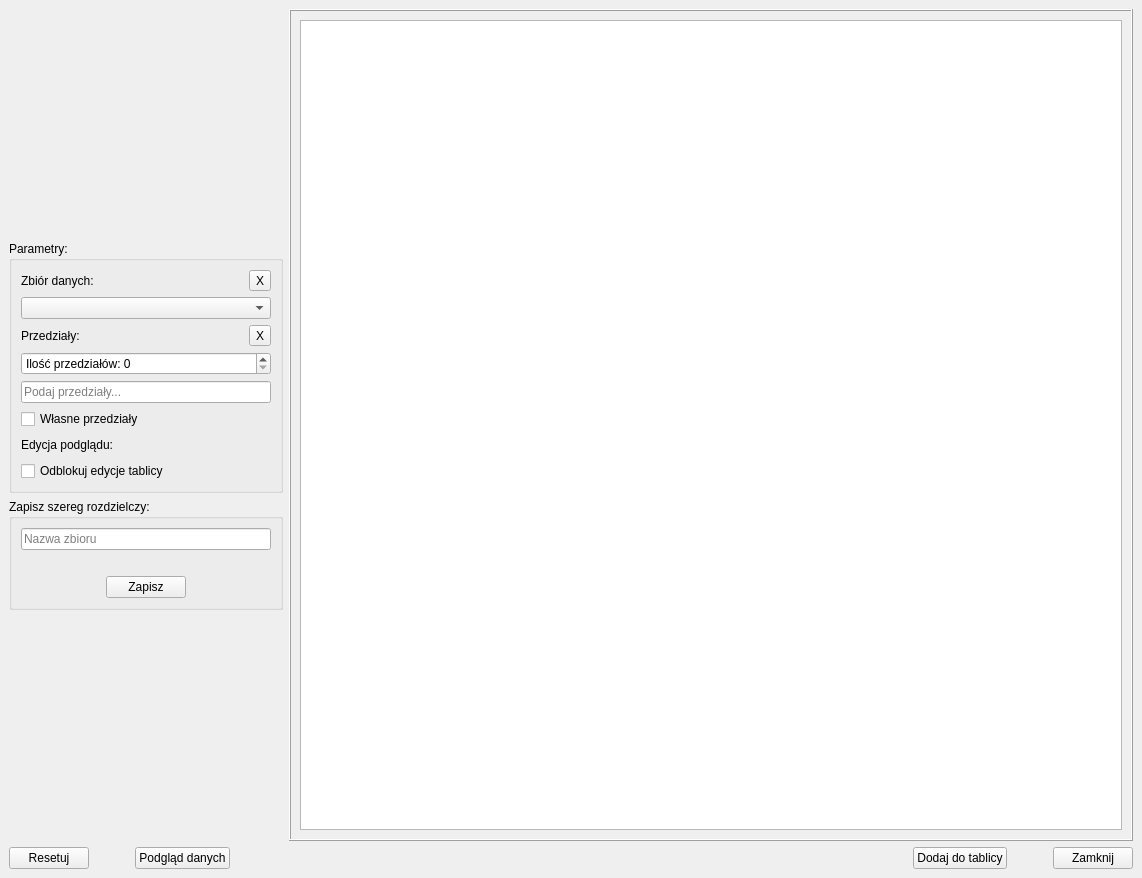
<?xml version="1.0" encoding="UTF-8"?>
<ui version="4.0">
 <class>MainWindow_Distribution_Series</class>
 <widget class="QMainWindow" name="MainWindow_Distribution_Series">
  <property name="windowModality">
   <enum>Qt::WindowModal</enum>
  </property>
  <property name="geometry">
   <rect>
    <x>0</x>
    <y>0</y>
    <width>1142</width>
    <height>878</height>
   </rect>
  </property>
  <property name="windowTitle">
   <string>Szereg rozdzielczy</string>
  </property>
  <widget class="QWidget" name="centralwidget">
   <layout class="QVBoxLayout" name="verticalLayout_12">
    <item>
     <layout class="QHBoxLayout" name="horizontalLayout_2">
      <item>
       <layout class="QHBoxLayout" name="horizontalLayout">
        <item>
         <layout class="QVBoxLayout" name="verticalLayout_2">
          <item>
           <spacer name="verticalSpacer_2">
            <property name="orientation">
             <enum>Qt::Vertical</enum>
            </property>
            <property name="sizeHint" stdset="0">
             <size>
              <width>20</width>
              <height>40</height>
             </size>
            </property>
           </spacer>
          </item>
          <item>
           <widget class="QGroupBox" name="groupBox">
            <property name="sizePolicy">
             <sizepolicy hsizetype="Fixed" vsizetype="Fixed">
              <horstretch>0</horstretch>
              <verstretch>0</verstretch>
             </sizepolicy>
            </property>
            <property name="title">
             <string>Parametry:</string>
            </property>
            <layout class="QVBoxLayout" name="verticalLayout_13">
             <item>
              <layout class="QVBoxLayout" name="verticalLayout_3">
               <item>
                <layout class="QHBoxLayout" name="horizontalLayout_3">
                 <item>
                  <widget class="QLabel" name="label">
                   <property name="text">
                    <string>Zbiór danych:</string>
                   </property>
                  </widget>
                 </item>
                 <item>
                  <spacer name="horizontalSpacer">
                   <property name="orientation">
                    <enum>Qt::Horizontal</enum>
                   </property>
                   <property name="sizeHint" stdset="0">
                    <size>
                     <width>40</width>
                     <height>20</height>
                    </size>
                   </property>
                  </spacer>
                 </item>
                 <item>
                  <widget class="QToolButton" name="toolButton_Data_Column">
                   <property name="text">
                    <string>X</string>
                   </property>
                  </widget>
                 </item>
                </layout>
               </item>
               <item>
                <widget class="QComboBox" name="comboBox_Data_Column">
                 <property name="minimumSize">
                  <size>
                   <width>250</width>
                   <height>0</height>
                  </size>
                 </property>
                 <property name="placeholderText">
                  <string>Wybierz kolumne danych...</string>
                 </property>
                </widget>
               </item>
              </layout>
             </item>
             <item>
              <layout class="QVBoxLayout" name="verticalLayout_4">
               <item>
                <layout class="QHBoxLayout" name="horizontalLayout_5">
                 <item>
                  <widget class="QLabel" name="label_2">
                   <property name="text">
                    <string>Przedziały:</string>
                   </property>
                  </widget>
                 </item>
                 <item>
                  <spacer name="horizontalSpacer_7">
                   <property name="orientation">
                    <enum>Qt::Horizontal</enum>
                   </property>
                   <property name="sizeHint" stdset="0">
                    <size>
                     <width>40</width>
                     <height>20</height>
                    </size>
                   </property>
                  </spacer>
                 </item>
                 <item>
                  <widget class="QToolButton" name="toolButton_Bins">
                   <property name="text">
                    <string>X</string>
                   </property>
                  </widget>
                 </item>
                </layout>
               </item>
               <item>
                <widget class="QSpinBox" name="spinBox_Bins">
                 <property name="prefix">
                  <string>Ilość przedziałów: </string>
                 </property>
                 <property name="maximum">
                  <number>99</number>
                 </property>
                </widget>
               </item>
               <item>
                <widget class="QLineEdit" name="lineEdit_Custom_Bins">
                 <property name="inputMethodHints">
                  <set>Qt::ImhNone</set>
                 </property>
                 <property name="placeholderText">
                  <string>Podaj przedziały...</string>
                 </property>
                 <property name="clearButtonEnabled">
                  <bool>false</bool>
                 </property>
                </widget>
               </item>
               <item>
                <widget class="QCheckBox" name="checkBox_Use_Custom_Bins">
                 <property name="text">
                  <string>Własne przedziały</string>
                 </property>
                </widget>
               </item>
              </layout>
             </item>
             <item>
              <layout class="QVBoxLayout" name="verticalLayout_16">
               <item>
                <layout class="QHBoxLayout" name="horizontalLayout_15">
                 <item>
                  <widget class="QLabel" name="label_12">
                   <property name="text">
                    <string>Edycja podglądu:</string>
                   </property>
                  </widget>
                 </item>
                 <item>
                  <spacer name="horizontalSpacer_14">
                   <property name="orientation">
                    <enum>Qt::Horizontal</enum>
                   </property>
                   <property name="sizeHint" stdset="0">
                    <size>
                     <width>40</width>
                     <height>20</height>
                    </size>
                   </property>
                  </spacer>
                 </item>
                </layout>
               </item>
               <item>
                <widget class="QCheckBox" name="checkBox_Board_Is_Enabled">
                 <property name="text">
                  <string>Odblokuj edycje tablicy</string>
                 </property>
                 <property name="checked">
                  <bool>false</bool>
                 </property>
                </widget>
               </item>
              </layout>
             </item>
            </layout>
           </widget>
          </item>
          <item>
           <widget class="QGroupBox" name="groupBox_2">
            <property name="sizePolicy">
             <sizepolicy hsizetype="Fixed" vsizetype="Fixed">
              <horstretch>0</horstretch>
              <verstretch>0</verstretch>
             </sizepolicy>
            </property>
            <property name="title">
             <string>Zapisz szereg rozdzielczy:</string>
            </property>
            <layout class="QVBoxLayout" name="verticalLayout">
             <item>
              <widget class="QLineEdit" name="lineEdit_Data_Frame_Name">
               <property name="minimumSize">
                <size>
                 <width>250</width>
                 <height>0</height>
                </size>
               </property>
               <property name="placeholderText">
                <string>Nazwa zbioru</string>
               </property>
              </widget>
             </item>
             <item>
              <widget class="QLabel" name="label_Data_Frame_Save_Error_Message">
               <property name="text">
                <string/>
               </property>
              </widget>
             </item>
             <item>
              <layout class="QHBoxLayout" name="horizontalLayout_4">
               <item>
                <spacer name="horizontalSpacer_4">
                 <property name="orientation">
                  <enum>Qt::Horizontal</enum>
                 </property>
                 <property name="sizeHint" stdset="0">
                  <size>
                   <width>40</width>
                   <height>20</height>
                  </size>
                 </property>
                </spacer>
               </item>
               <item>
                <widget class="QPushButton" name="pushButton_Save_As_Data_Frame">
                 <property name="text">
                  <string>Zapisz</string>
                 </property>
                </widget>
               </item>
               <item>
                <spacer name="horizontalSpacer_5">
                 <property name="orientation">
                  <enum>Qt::Horizontal</enum>
                 </property>
                 <property name="sizeHint" stdset="0">
                  <size>
                   <width>40</width>
                   <height>20</height>
                  </size>
                 </property>
                </spacer>
               </item>
              </layout>
             </item>
            </layout>
           </widget>
          </item>
          <item>
           <spacer name="verticalSpacer">
            <property name="orientation">
             <enum>Qt::Vertical</enum>
            </property>
            <property name="sizeHint" stdset="0">
             <size>
              <width>20</width>
              <height>40</height>
             </size>
            </property>
           </spacer>
          </item>
         </layout>
        </item>
       </layout>
      </item>
      <item>
       <widget class="QFrame" name="frame">
        <property name="frameShape">
         <enum>QFrame::Box</enum>
        </property>
        <property name="frameShadow">
         <enum>QFrame::Raised</enum>
        </property>
        <layout class="QVBoxLayout" name="verticalLayout_14">
         <item>
          <widget class="QTextEdit" name="textEdit_Preview_Board">
           <property name="enabled">
            <bool>true</bool>
           </property>
           <property name="sizePolicy">
            <sizepolicy hsizetype="Expanding" vsizetype="Expanding">
             <horstretch>0</horstretch>
             <verstretch>0</verstretch>
            </sizepolicy>
           </property>
           <property name="font">
            <font>
             <family>Segoe UI</family>
             <pointsize>14</pointsize>
            </font>
           </property>
           <property name="styleSheet">
            <string notr="true">QTextEdit{
font-size: 14pt;
font-family: &quot;Segoe UI&quot;;
}</string>
           </property>
           <property name="readOnly">
            <bool>true</bool>
           </property>
           <property name="html">
            <string>&lt;!DOCTYPE HTML PUBLIC &quot;-//W3C//DTD HTML 4.0//EN&quot; &quot;http://www.w3.org/TR/REC-html40/strict.dtd&quot;&gt;
&lt;html&gt;&lt;head&gt;&lt;meta name=&quot;qrichtext&quot; content=&quot;1&quot; /&gt;&lt;meta charset=&quot;utf-8&quot; /&gt;&lt;style type=&quot;text/css&quot;&gt;
p, li { white-space: pre-wrap; }
hr { height: 1px; border-width: 0; }
li.unchecked::marker { content: &quot;\2610&quot;; }
li.checked::marker { content: &quot;\2612&quot;; }
&lt;/style&gt;&lt;/head&gt;&lt;body style=&quot; font-family:'Segoe UI'; font-size:14pt; font-weight:400; font-style:normal;&quot;&gt;
&lt;p style=&quot;-qt-paragraph-type:empty; margin-top:0px; margin-bottom:0px; margin-left:0px; margin-right:0px; -qt-block-indent:0; text-indent:0px;&quot;&gt;&lt;br /&gt;&lt;/p&gt;&lt;/body&gt;&lt;/html&gt;</string>
           </property>
          </widget>
         </item>
        </layout>
       </widget>
      </item>
     </layout>
    </item>
    <item>
     <layout class="QHBoxLayout" name="horizontalLayout_11">
      <item>
       <widget class="QPushButton" name="pushButton_Reset_Options">
        <property name="text">
         <string>Resetuj</string>
        </property>
       </widget>
      </item>
      <item>
       <spacer name="horizontalSpacer_6">
        <property name="orientation">
         <enum>Qt::Horizontal</enum>
        </property>
        <property name="sizeType">
         <enum>QSizePolicy::Fixed</enum>
        </property>
        <property name="sizeHint" stdset="0">
         <size>
          <width>40</width>
          <height>20</height>
         </size>
        </property>
       </spacer>
      </item>
      <item>
       <widget class="QPushButton" name="pushButton_Data_Preview">
        <property name="text">
         <string>Podgląd danych</string>
        </property>
       </widget>
      </item>
      <item>
       <spacer name="horizontalSpacer_2">
        <property name="orientation">
         <enum>Qt::Horizontal</enum>
        </property>
        <property name="sizeHint" stdset="0">
         <size>
          <width>40</width>
          <height>20</height>
         </size>
        </property>
       </spacer>
      </item>
      <item>
       <widget class="QPushButton" name="pushButton_Add_To_Board">
        <property name="text">
         <string>Dodaj do tablicy</string>
        </property>
       </widget>
      </item>
      <item>
       <spacer name="horizontalSpacer_3">
        <property name="orientation">
         <enum>Qt::Horizontal</enum>
        </property>
        <property name="sizeType">
         <enum>QSizePolicy::Fixed</enum>
        </property>
        <property name="sizeHint" stdset="0">
         <size>
          <width>40</width>
          <height>20</height>
         </size>
        </property>
       </spacer>
      </item>
      <item>
       <widget class="QPushButton" name="pushButton_Close">
        <property name="text">
         <string>Zamknij</string>
        </property>
       </widget>
      </item>
     </layout>
    </item>
   </layout>
  </widget>
 </widget>
 <resources/>
 <connections>
  <connection>
   <sender>toolButton_Data_Column</sender>
   <signal>clicked()</signal>
   <receiver>comboBox_Data_Column</receiver>
   <slot>clearEditText()</slot>
   <hints>
    <hint type="sourcelabel">
     <x>335</x>
     <y>79</y>
    </hint>
    <hint type="destinationlabel">
     <x>184</x>
     <y>108</y>
    </hint>
   </hints>
  </connection>
  <connection>
   <sender>pushButton_Close</sender>
   <signal>clicked()</signal>
   <receiver>MainWindow_Distribution_Series</receiver>
   <slot>close()</slot>
   <hints>
    <hint type="sourcelabel">
     <x>1094</x>
     <y>782</y>
    </hint>
    <hint type="destinationlabel">
     <x>570</x>
     <y>402</y>
    </hint>
   </hints>
  </connection>
  <connection>
   <sender>checkBox_Board_Is_Enabled</sender>
   <signal>clicked(bool)</signal>
   <receiver>textEdit_Preview_Board</receiver>
   <slot>setDisabled(bool)</slot>
   <hints>
    <hint type="sourcelabel">
     <x>147</x>
     <y>475</y>
    </hint>
    <hint type="destinationlabel">
     <x>711</x>
     <y>422</y>
    </hint>
   </hints>
  </connection>
  <connection>
   <sender>toolButton_Bins</sender>
   <signal>clicked()</signal>
   <receiver>spinBox_Bins</receiver>
   <slot>clear()</slot>
   <hints>
    <hint type="sourcelabel">
     <x>261</x>
     <y>332</y>
    </hint>
    <hint type="destinationlabel">
     <x>147</x>
     <y>361</y>
    </hint>
   </hints>
  </connection>
  <connection>
   <sender>toolButton_Bins</sender>
   <signal>clicked()</signal>
   <receiver>lineEdit_Custom_Bins</receiver>
   <slot>clear()</slot>
   <hints>
    <hint type="sourcelabel">
     <x>261</x>
     <y>332</y>
    </hint>
    <hint type="destinationlabel">
     <x>147</x>
     <y>389</y>
    </hint>
   </hints>
  </connection>
 </connections>
</ui>
